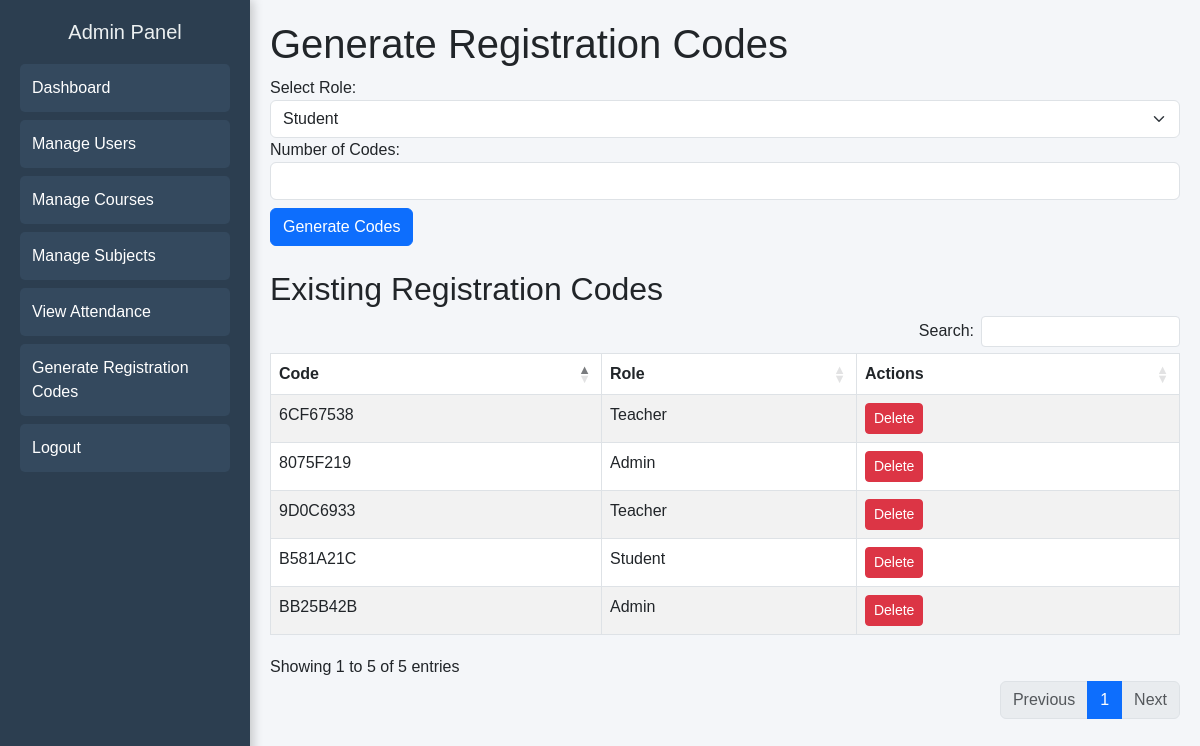
Page /admin/generate_codes.php (signed in) on the committed database.
### tables this page shows
CREATE TABLE `registration_codes` (
  `id` int(11) NOT NULL,
  `code` varchar(255) NOT NULL,
  `role` enum('student','teacher','admin') NOT NULL,
  `used` tinyint(1) DEFAULT 0
);

### admin/generate_codes.php (the view, shortened to what this page needs)
<?php
include '../db/db_connect.php';
$codes_query = "SELECT * FROM registration_codes ORDER BY role";
$codes_result = $conn->query($codes_query);
?>
<!DOCTYPE html>
<html lang="en">
<head>
    <link rel="stylesheet" href="https://cdn.jsdelivr.net/npm/bootstrap@5.3.0/dist/css/bootstrap.min.css">
    <link rel="stylesheet" href="https://cdn.datatables.net/1.13.6/css/dataTables.bootstrap5.min.css">
    <link rel="stylesheet" href="https://cdn.datatables.net/buttons/2.4.1/css/buttons.bootstrap5.min.css">
    <link rel="stylesheet" href="https://code.jquery.com/ui/1.13.2/themes/base/jquery-ui.css">
    <link rel="stylesheet" href="../style/admin_styles.css">
</head>
<body>
    <div class="admin-container">
        <aside class="admin-sidebar">
            <h2>Admin Panel</h2>
            <a href="admin_dashboard.php">Dashboard</a>
            <a href="manage_users.php">Manage Users</a>
            <a href="manage_courses.php">Manage Courses</a>
            <a href="manage_subjects.php">Manage Subjects</a>
            <a href="view_attendance.php">View Attendance</a>
            <a href="generate_codes.php" class="active">Generate Registration Codes</a>
            <a href="logout.php">Logout</a>
        </aside>
        <main class="admin-content">
            <h1>Generate Registration Codes</h1>
            <form method="POST" class="mb-4">
                <label for="role">Select Role:</label>
                <select name="role" class="form-select" required>
                    <option value="student">Student</option>
                </select>
                <label for="count">Number of Codes:</label>
                <input type="number" name="count" class="form-control" min="1" required>
                <button type="submit" name="generate" class="btn btn-primary mt-2">Generate Codes</button>
            </form>
            <h2>Existing Registration Codes</h2>
            <div class="table-responsive">
            <table id="attendanceTable" class="table table-bordered table-striped">
                <thead>
                    <tr>
                        <th>Code</th>
                        <th>Role</th>
                        <th>Actions</th>
                    </tr>
                </thead>
                <tbody>
                    <?php while ($code = $codes_result->fetch_assoc()) { ?>
                        <tr>
                            <td><?php echo $code['code']; ?></td>
                            <td><?php echo ucfirst($code['role']); ?></td>
                            <td>
                                <a href="generate_codes.php?delete_id=<?php echo $code['id']; ?>"
                                   class="btn btn-danger btn-sm"
                                   onclick="return confirm('Are you sure you want to delete this code?');">
                                    Delete
                                </a>
                            </td>
                        </tr>
                    <?php } ?>
                </tbody>
            </table>
        </div>
        </main>
    </div>
</body>
</html>

### style/admin_styles.css (style rules this page uses)
body { font-family: Arial, sans-serif; margin: 0; padding: 0; background-color: #f4f6f9; }
.admin-sidebar { width: 250px; height: 100vh; background: #2c3e50; padding: 20px; position: fixed; left: 0; top: 0; color: white; box-shadow: 3px 0 10px rgba(0, 0, 0, 0.2); }
.admin-sidebar h2 { font-size: 20px; text-align: center; color: #ecf0f1; margin-bottom: 20px; }
.admin-sidebar a { display: block; padding: 12px; color: white; text-decoration: none; border-radius: 5px; margin-top: 8px; background: #34495e; transition: background 0.3s ease-in-out; }
.admin-content { margin-left: 250px; padding: 20px; }

### rows in the picture
registration_codes: code "B581A21C", role "Student"
registration_codes: code "6CF67538", role "Teacher"
registration_codes: code "9D0C6933", role "Teacher"
registration_codes: code "BB25B42B", role "Admin"
registration_codes: code "8075F219", role "Admin"
